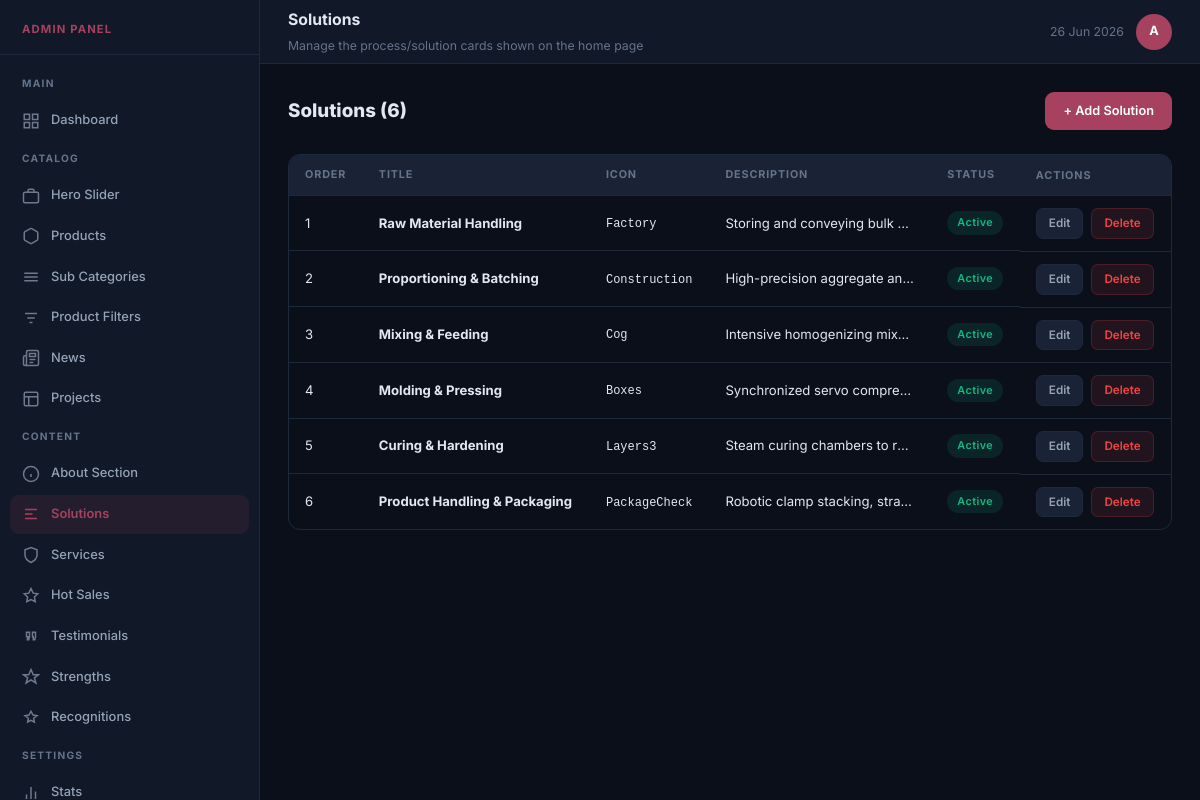
The app's page /admin/solutions.php (signed in) with its own data.
### tables this page shows
CREATE TABLE `solutions` (
  `id` int(11) NOT NULL,
  `title` varchar(200) NOT NULL,
  `text` text DEFAULT NULL,
  `icon_name` varchar(100) DEFAULT 'Factory',
  `sort_order` int(11) DEFAULT 0,
  `is_active` tinyint(1) DEFAULT 1
);

### admin/solutions.php (the view, shortened to what this page needs)
<?php
require_once __DIR__ . '/layout.php';
$pdo = db();
$list = $pdo->query("SELECT * FROM solutions ORDER BY sort_order ASC")->fetchAll();
?>
<div class="admin-layout">
<div class="main-content">
<div class="page-body">
<div class="page-header">
  <div><h1>Solutions (<?= count($list) ?>)</h1></div>
  <a href="?add=1" class="btn btn-primary">+ Add Solution</a>
</div>
<div class="table-wrap">
  <table>
    <thead><tr><th>Order</th><th>Title</th><th>Icon</th><th>Description</th><th>Status</th><th>Actions</th></tr></thead>
    <tbody>
    <?php foreach ($list as $item): ?>
      <tr>
        <td><?= (int)$item['sort_order'] ?></td>
        <td><strong><?= htmlspecialchars($item['title']) ?></strong></td>
        <td><code style="font-size:0.8rem"><?= htmlspecialchars($item['icon_name']) ?></code></td>
        <td class="truncate"><?= htmlspecialchars($item['text']) ?></td>
        <td><span class="td-badge <?= $item['is_active'] ? 'badge-active' : 'badge-inactive' ?>"><?= $item['is_active'] ? 'Active' : 'Hidden' ?></span></td>
        <td class="flex gap-2">
          <a href="?edit=<?= $item['id'] ?>" class="btn btn-sm btn-secondary">Edit</a>
          <a href="?del=<?= $item['id'] ?>" class="btn btn-sm btn-danger" onclick="return confirm('Delete?')">Delete</a>
        </td>
      </tr>
    <?php endforeach; ?>
    </tbody>
  </table>
</div>
</div>
</div>
</div>
</body>
</html>

### admin/assets/admin.css (style rules this page uses)
*, *::before, *::after { box-sizing: border-box; margin: 0; padding: 0; }
:root { --bg: #0a0f1a; --surface: #111827; --surface2: #1a2235; --border: #1e293b; --accent: #a6425f; --accent-dim: rgba(166,66,95,0.12); --text: #e2e8f0; --text-muted: #64748b; --text-dim: #94a3b8; --success: #10b981; --danger: #ef4444; --warning: #c7768c; --sidebar-w: 260px; --radius: 12px; }
html { font-size: 15px; }
body { font-family: 'Inter', system-ui, sans-serif; background: var(--bg); color: var(--text); min-height: 100vh; line-height: 1.6; }
a { color: inherit; text-decoration: none; }
.admin-layout { display: flex; min-height: 100vh; }
.main-content { margin-left: var(--sidebar-w); flex: 1; display: flex; flex-direction: column; min-height: 100vh; }
.page-body { padding: 28px; flex: 1; }
.table-wrap { overflow-x: auto; border-radius: var(--radius); border: 1px solid var(--border); }
table { width: 100%; border-collapse: collapse; font-size: 0.875rem; }
thead { background: var(--surface2); }
th { padding: 11px 16px; text-align: left; font-size: 0.72rem; font-weight: 700; text-transform: uppercase; letter-spacing: 0.08em; color: var(--text-muted); white-space: nowrap; }
td { padding: 12px 16px; border-top: 1px solid var(--border); vertical-align: middle; }
.td-badge { display: inline-block; padding: 3px 10px; border-radius: 99px; font-size: 0.72rem; font-weight: 600; letter-spacing: 0.04em; }
.badge-active { background: rgba(16,185,129,.12); color: var(--success); }
.btn { display: inline-flex; align-items: center; gap: 7px; padding: 9px 18px; border-radius: 9px; font-size: 0.85rem; font-weight: 600; cursor: pointer; border: none; transition: all 0.18s ease; white-space: nowrap; }
.btn-primary { background: var(--accent); color: #fff; }
.btn-secondary { background: var(--surface2); color: var(--text-dim); border: 1px solid var(--border); }
.btn-danger { background: rgba(239,68,68,.1); color: var(--danger); border: 1px solid rgba(239,68,68,.2); }
.btn-sm { padding: 5px 12px; font-size: 0.78rem; border-radius: 7px; }
.page-header { display: flex; align-items: center; justify-content: space-between; margin-bottom: 24px; flex-wrap: wrap; gap: 12px; }
.page-header h1 { font-size: 1.25rem; font-weight: 800; }
.flex { display: flex; }
.gap-2 { gap: 8px; }
.truncate { overflow: hidden; text-overflow: ellipsis; white-space: nowrap; max-width: 220px; }

### records on screen
solutions: sort_order "1", title "Raw Material Handling", icon_name "Factory", text "Storing and conveying bulk…", is_active "Active"
solutions: sort_order "2", title "Proportioning & Batching", icon_name "Construction", text "High-precision aggregate an…", is_active "Active"
solutions: sort_order "3", title "Mixing & Feeding", icon_name "Cog", text "Intensive homogenizing mix…", is_active "Active"
solutions: sort_order "4", title "Molding & Pressing", icon_name "Boxes", text "Synchronized servo compre…", is_active "Active"
solutions: sort_order "5", title "Curing & Hardening", icon_name "Layers3", text "Steam curing chambers to r…", is_active "Active"
solutions: sort_order "6", title "Product Handling & Packaging", icon_name "PackageCheck", text "Robotic clamp stacking, stra…", is_active "Active"

### other values on screen
$title "Solutions"
$subtitle "Manage the process/solution cards shown on the home page"
count($list) "6"
